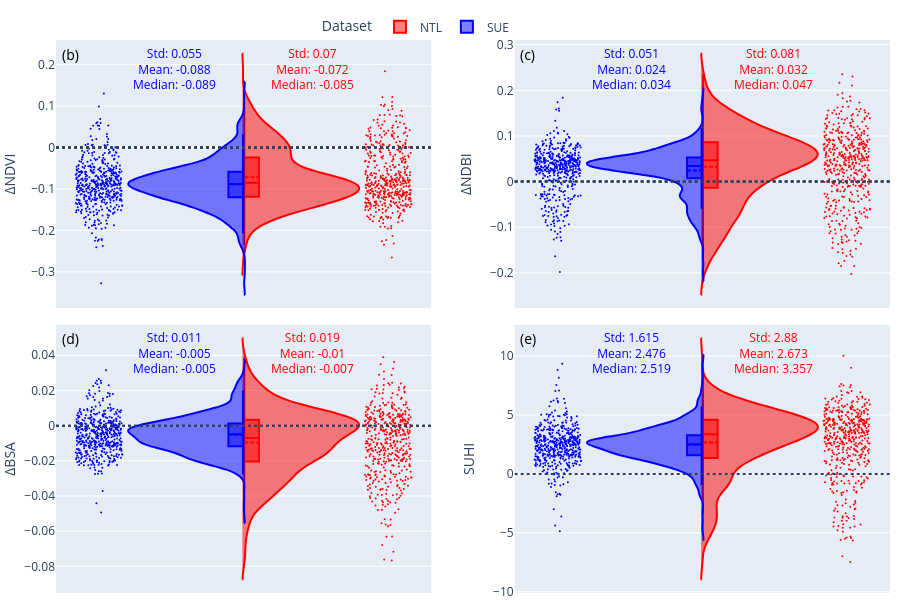

Notebook source saved alongside this figure:
### Markdown cell above
### Violin Plots

### Code cell
variables = ['NDVI', 'NDBI', 'BSA', 'SUHI']
ylabels = ['\u0394'+x for x in ['NDVI', 'NDBI', 'BSA']] + ['SUHI']
show_legend = [True,False,False,False]
refs = ['(b)', '(c)', '(d)', '(e)']
nrows = 2; ncols = 2
fig = make_subplots(
    rows=nrows, cols=ncols, vertical_spacing= 0.03, horizontal_spacing=0.1
)

idx = 0
for i in range(1,nrows+1):
    for j in range(1,ncols+1):
        fig.add_trace(go.Violin(y=summ_df[variables[idx]],
                                name='NTL',
                                side='positive',
                                #orientation='v',
                                line_color='red', 
                                box_visible=True,
                                meanline_visible=True, 
                                width=90,
                                points='all', marker=dict(size=2),
                                showlegend=show_legend[idx], pointpos=1.25, jitter=0.2
                               ), 
                      row=i, col=j
                     )
        
        fig.add_trace(go.Violin(y=summ_df2[variables[idx]],
                                name='SUE',
                                side='negative',
                                #orientation='v',
                                line_color='blue', 
                                box_visible=True,
                                meanline_visible=True, 
                                width=90,
                                points='all', marker=dict(size=2),
                                showlegend=show_legend[idx], pointpos=-1.25, jitter=0.2
                               ), 
                      row=i, col=j
                     )
        fig.add_hline(y=0, line_dash='dot')
        fig.update_xaxes(showticklabels=False, row=i, col=j)
        fig.update_yaxes(title=ylabels[idx], row=i, col=j)
        fig.add_annotation(xref='x domain',
                   yref='y domain',
                   x=0.80,
                   y=0.99,
                   text= 'Std: ' + str(round(summ_df[variables[idx]].std(), 3)) + '<br>Mean: ' + str(summ_df[variables[idx]].mean().round(3)) + '<br>Median: ' + str(summ_df[variables[idx]].round(3).median()),
                   showarrow=False,
                   font=dict(
                    #size=12,
                    color="red",
                   ),
                   row=i, col=j)
        fig.add_annotation(xref='x domain',
                   yref='y domain',
                   x=0.2,
                   y=0.99,
                   text= 'Std: ' + str(round(summ_df2[variables[idx]].std(), 3)) + '<br>Mean: ' + str(summ_df2[variables[idx]].mean().round(3)) + '<br>Median: ' + str(summ_df2[variables[idx]].round(3).median()),
                   showarrow=False,
                   font=dict(
                    #size=12,
                    color="blue",
                   ),
                   row=i, col=j)
        fig.add_annotation(xref='x domain',
                   yref='y domain',
                   x=0.01,
                   y=0.99,
                   text=refs[idx],
                   showarrow=False,
                   font=dict(
                    size=14,
                    color="black",
                   ),
                   row=i, col=j)
        
        idx+=1
fig.update_layout(
    legend_title_text='Dataset', 
    legend=dict(
    orientation="h",
    yanchor="top",
    y=1.05,
    xanchor="right",
    x=0.55,
        bgcolor="rgba(0,0,0,0)"
    ),
    #showlegend=True, 
    height=600, width=900,
    margin={'t':40,'l':0,'b':0,'r':10},
    violingap=0
)
pio.write_image(fig, 'graphs/descriptive/biophysical_comparison.jpg', scale=2)
pio.write_image(fig, 'graphs/descriptive/biophysical_comparison.svg', scale=2)
fig.show()

### Figure 1 — Plotly figure (JSON) as saved in the notebook; plotly's stock layout.template omitted (floating-point values rounded to 4 significant figures; data arrays with more than 128 entries replaced by an {"elided": "..."} marker saying what was removed)
{"data": [{"box": {"visible": true}, "jitter": 0.2, "line": {"color": "red"}, "marker": {"size": 2}, "meanline": {"visible": true}, "name": "NTL", "pointpos": 1.25, "points": "all", "showlegend": true, "side": "positive", "type": "violin", "width": 90, "xaxis": "x", "y": {"elided": "493 float values"}, "yaxis": "y"}, {"box": {"visible": true}, "jitter": 0.2, "line": {"color": "blue"}, "marker": {"size": 2}, "meanline": {"visible": true}, "name": "SUE", "pointpos": -1.25, "points": "all", "showlegend": true, "side": "negative", "type": "violin", "width": 90, "xaxis": "x", "y": {"elided": "497 float values"}, "yaxis": "y"}, {"box": {"visible": true}, "jitter": 0.2, "line": {"color": "red"}, "marker": {"size": 2}, "meanline": {"visible": true}, "name": "NTL", "pointpos": 1.25, "points": "all", "showlegend": false, "side": "positive", "type": "violin", "width": 90, "xaxis": "x2", "y": {"elided": "493 float values"}, "yaxis": "y2"}, {"box": {"visible": true}, "jitter": 0.2, "line": {"color": "blue"}, "marker": {"size": 2}, "meanline": {"visible": true}, "name": "SUE", "pointpos": -1.25, "points": "all", "showlegend": false, "side": "negative", "type": "violin", "width": 90, "xaxis": "x2", "y": {"elided": "497 float values"}, "yaxis": "y2"}, {"box": {"visible": true}, "jitter": 0.2, "line": {"color": "red"}, "marker": {"size": 2}, "meanline": {"visible": true}, "name": "NTL", "pointpos": 1.25, "points": "all", "showlegend": false, "side": "positive", "type": "violin", "width": 90, "xaxis": "x3", "y": {"elided": "493 float values"}, "yaxis": "y3"}, {"box": {"visible": true}, "jitter": 0.2, "line": {"color": "blue"}, "marker": {"size": 2}, "meanline": {"visible": true}, "name": "SUE", "pointpos": -1.25, "points": "all", "showlegend": false, "side": "negative", "type": "violin", "width": 90, "xaxis": "x3", "y": {"elided": "497 float values"}, "yaxis": "y3"}, {"box": {"visible": true}, "jitter": 0.2, "line": {"color": "red"}, "marker": {"size": 2}, "meanline": {"visible": true}, "name": "NTL", "pointpos": 1.25, "points": "all", "showlegend": false, "side": "positive", "type": "violin", "width": 90, "xaxis": "x4", "y": {"elided": "493 float values"}, "yaxis": "y4"}, {"box": {"visible": true}, "jitter": 0.2, "line": {"color": "blue"}, "marker": {"size": 2}, "meanline": {"visible": true}, "name": "SUE", "pointpos": -1.25, "points": "all", "showlegend": false, "side": "negative", "type": "violin", "width": 90, "xaxis": "x4", "y": {"elided": "497 float values"}, "yaxis": "y4"}], "layout": {"annotations": [{"font": {"color": "red"}, "showarrow": false, "text": "Std: 0.07<br>Mean: -0.072<br>Median: -0.085", "x": 0.8, "xref": "x domain", "y": 0.99, "yref": "y domain"}, {"font": {"color": "blue"}, "showarrow": false, "text": "Std: 0.055<br>Mean: -0.088<br>Median: -0.089", "x": 0.2, "xref": "x domain", "y": 0.99, "yref": "y domain"}, {"font": {"color": "black", "size": 14}, "showarrow": false, "text": "(b)", "x": 0.01, "xref": "x domain", "y": 0.99, "yref": "y domain"}, {"font": {"color": "red"}, "showarrow": false, "text": "Std: 0.081<br>Mean: 0.032<br>Median: 0.047", "x": 0.8, "xref": "x2 domain", "y": 0.99, "yref": "y2 domain"}, {"font": {"color": "blue"}, "showarrow": false, "text": "Std: 0.051<br>Mean: 0.024<br>Median: 0.034", "x": 0.2, "xref": "x2 domain", "y": 0.99, "yref": "y2 domain"}, {"font": {"color": "black", "size": 14}, "showarrow": false, "text": "(c)", "x": 0.01, "xref": "x2 domain", "y": 0.99, "yref": "y2 domain"}, {"font": {"color": "red"}, "showarrow": false, "text": "Std: 0.019<br>Mean: -0.01<br>Median: -0.007", "x": 0.8, "xref": "x3 domain", "y": 0.99, "yref": "y3 domain"}, {"font": {"color": "blue"}, "showarrow": false, "text": "Std: 0.011<br>Mean: -0.005<br>Median: -0.005", "x": 0.2, "xref": "x3 domain", "y": 0.99, "yref": "y3 domain"}, {"font": {"color": "black", "size": 14}, "showarrow": false, "text": "(d)", "x": 0.01, "xref": "x3 domain", "y": 0.99, "yref": "y3 domain"}, {"font": {"color": "red"}, "showarrow": false, "text": "Std: 2.88<br>Mean: 2.673<br>Median: 3.357", "x": 0.8, "xref": "x4 domain", "y": 0.99, "yref": "y4 domain"}, {"font": {"color": "blue"}, "showarrow": false, "text": "Std: 1.615<br>Mean: 2.476<br>Median: 2.519", "x": 0.2, "xref": "x4 domain", "y": 0.99, "yref": "y4 domain"}, {"font": {"color": "black", "size": 14}, "showarrow": false, "text": "(e)", "x": 0.01, "xref": "x4 domain", "y": 0.99, "yref": "y4 domain"}], "height": 600, "legend": {"bgcolor": "rgba(0, 0, 0, 0)", "orientation": "h", "title": {"text": "Dataset"}, "x": 0.55, "xanchor": "right", "y": 1.05, "yanchor": "top"}, "margin": {"b": 0, "l": 0, "r": 10, "t": 40}, "shapes": [{"line": {"dash": "dot"}, "type": "line", "x0": 0, "x1": 1, "xref": "x domain", "y0": 0, "y1": 0, "yref": "y"}, {"line": {"dash": "dot"}, "type": "line", "x0": 0, "x1": 1, "xref": "x domain", "y0": 0, "y1": 0, "yref": "y"}, {"line": {"dash": "dot"}, "type": "line", "x0": 0, "x1": 1, "xref": "x2 domain", "y0": 0, "y1": 0, "yref": "y2"}, {"line": {"dash": "dot"}, "type": "line", "x0": 0, "x1": 1, "xref": "x domain", "y0": 0, "y1": 0, "yref": "y"}, {"line": {"dash": "dot"}, "type": "line", "x0": 0, "x1": 1, "xref": "x2 domain", "y0": 0, "y1": 0, "yref": "y2"}, {"line": {"dash": "dot"}, "type": "line", "x0": 0, "x1": 1, "xref": "x3 domain", "y0": 0, "y1": 0, "yref": "y3"}, {"line": {"dash": "dot"}, "type": "line", "x0": 0, "x1": 1, "xref": "x domain", "y0": 0, "y1": 0, "yref": "y"}, {"line": {"dash": "dot"}, "type": "line", "x0": 0, "x1": 1, "xref": "x2 domain", "y0": 0, "y1": 0, "yref": "y2"}, {"line": {"dash": "dot"}, "type": "line", "x0": 0, "x1": 1, "xref": "x3 domain", "y0": 0, "y1": 0, "yref": "y3"}, {"line": {"dash": "dot"}, "type": "line", "x0": 0, "x1": 1, "xref": "x4 domain", "y0": 0, "y1": 0, "yref": "y4"}], "violingap": 0, "width": 900, "xaxis": {"anchor": "y", "autorange": true, "domain": [0, 0.45], "range": [-71.88, 72.88], "showticklabels": false, "type": "category"}, "xaxis2": {"anchor": "y2", "autorange": true, "domain": [0.55, 1], "range": [-71.88, 72.88], "showticklabels": false, "type": "category"}, "xaxis3": {"anchor": "y3", "autorange": true, "domain": [0, 0.45], "range": [-71.88, 72.88], "showticklabels": false, "type": "category"}, "xaxis4": {"anchor": "y4", "autorange": true, "domain": [0.55, 1], "range": [-71.88, 72.88], "showticklabels": false, "type": "category"}, "yaxis": {"anchor": "x", "autorange": true, "domain": [0.515, 1], "range": [-0.3878, 0.2594], "title": {"text": "ΔNDVI"}, "type": "linear"}, "yaxis2": {"anchor": "x2", "autorange": true, "domain": [0.515, 1], "range": [-0.2775, 0.3104], "title": {"text": "ΔNDBI"}, "type": "linear"}, "yaxis3": {"anchor": "x3", "autorange": true, "domain": [0, 0.485], "range": [-0.09518, 0.05733], "title": {"text": "ΔBSA"}, "type": "linear"}, "yaxis4": {"anchor": "x4", "autorange": true, "domain": [0, 0.485], "range": [-10.11, 12.66], "title": {"text": "SUHI"}, "type": "linear"}}}
